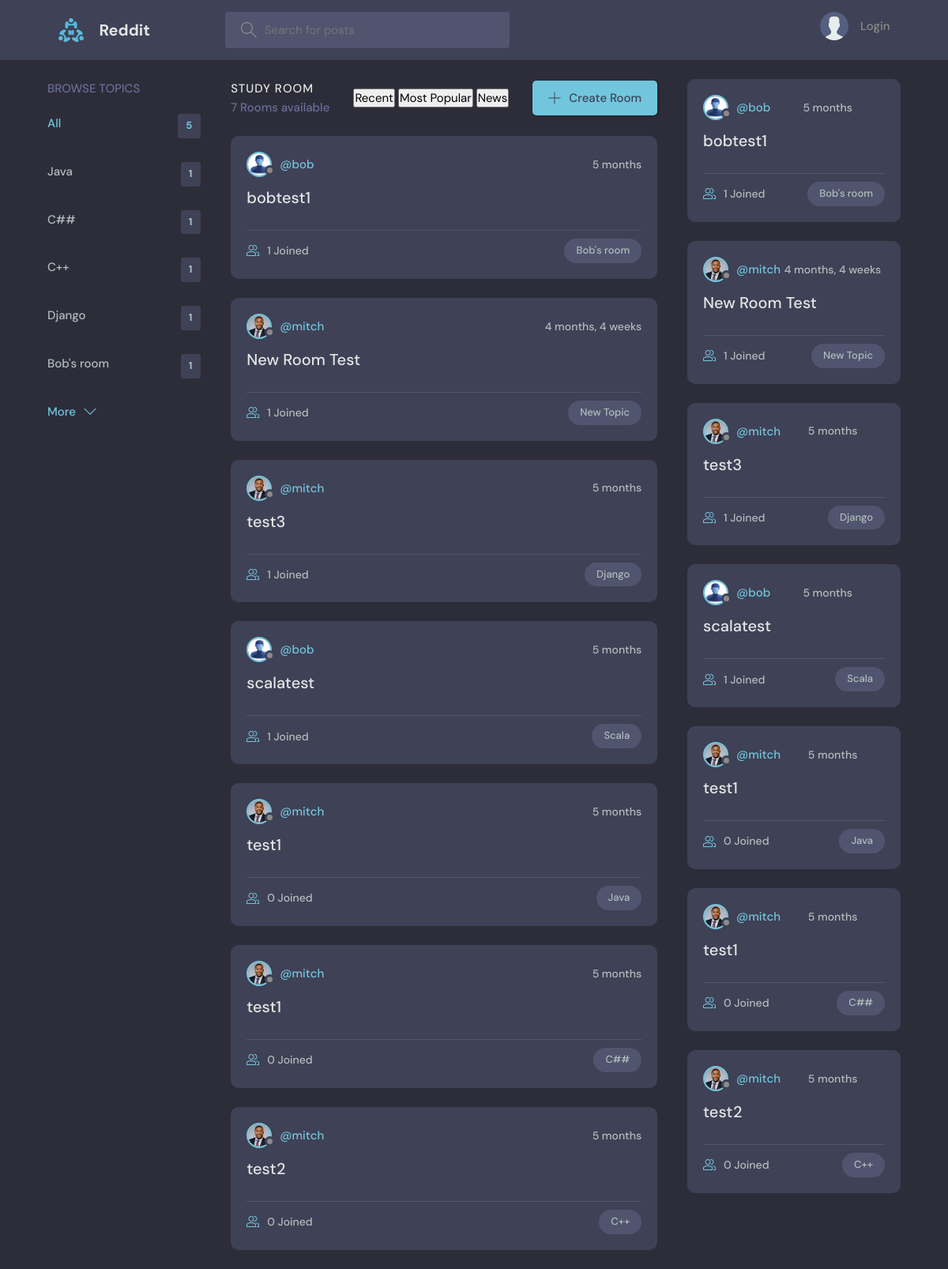
Page /popular/ on the committed database.
### base/models.py (models this page shows, shortened)
class Topic(models.Model):
    name = models.CharField(max_length=200)

class Room(models.Model):
    host = models.ForeignKey(User, on_delete=models.SET_NULL, null=True)
    topic = models.ForeignKey(Topic, on_delete=models.SET_NULL, null=True)
    name = models.CharField(max_length=200)
    description = models.TextField(null=True, blank=True)
    participants= models.ManyToManyField(User, related_name='participants', blank=True)
    created = models.DateTimeField(auto_now_add=True)
    updated = models.DateTimeField(auto_now=True)
    class Meta:
        ordering = ['-updated', '-created']

class UserProfile(models.Model):
    user = models.OneToOneField(User, on_delete=models.CASCADE)
    avatar = models.ImageField(default='avatar.svg', null=True)
    email = models.EmailField(max_length=250)

### base/views.py (the view)
# urls.py: path('popular/', views.popularPosts, name="popular"),
def popularPosts(request):
    q = request.GET.get('q') if request.GET.get('q') != None else ''
    rooms = Room.objects.filter(
        Q(topic__name__icontains=q) |
        Q(name__icontains=q)|
        Q(description__icontains=q)
    ).annotate(num_messages=Count('message')).order_by('-num_messages')
    topics = Topic.objects.all()[0:5]
    room_count = rooms.count()
    room_messages = Message.objects.filter(Q(room__topic__name__icontains=q))
    context = {
        'rooms': rooms,
        'topics':topics,
        'room_count':room_count,
        'room_messages': room_messages,
    }
    return render(request, 'base/popularhome.html', context)

### base/templates/base/popularhome.html (shortened to what this page needs)
{% extends 'main.html' %}
{% block content %}
    <main class="layout layout--3">
      <div class="container">
        {% include 'base/topics_component.html' %}
        <div class="roomList">
          <div class="roomList__header">
            <div>
              <h2>Study Room</h2>
              <p>{{room_count}} Rooms available</p>
            </div>
            <div>
                <a><button>Recent</button></a>
                <a><button>Most Popular</button></a>
                <a><button>News</button></a>
            </div>
            <a class="btn btn--main" href="{% url 'create-room' %}">
              <svg version="1.1" xmlns="http://www.w3.org/2000/svg" width="32" height="32" viewBox="0 0 32 32">
                <title>add</title>
                <path
                  d="M16.943 0.943h-1.885v14.115h-14.115v1.885h14.115v14.115h1.885v-14.115h14.115v-1.885h-14.115v-14.115z"
                ></path>
              </svg>
              Create Room
            </a>
          </div>
          {% include 'base/feed_component.html' %}
        </div>
        <div>
            {% for room in rooms %}
                <div class="roomListRoom">
                    <div class="roomListRoom__header">
                    <a href="{% url 'user-profile' room.host.id %}" class="roomListRoom__author">
                        <div class="avatar avatar--small">
                        <img src="{{room.host.userprofile.avatar.url}}" />
                        </div>
                        <span>@{{room.host.username}}</span>
                    </a>
                    <div class="roomListRoom__actions">
                        <span>{{room.created|timesince}}</span>
                    </div>
                    </div>
                    <div class="roomListRoom__content">
                    <a href="{% url 'room' room.id %}">{{room.name}}</a>
                    </div>
                    <div class="roomListRoom__meta">
                    <a href="{% url 'room' room.id %}" class="roomListRoom__joined">
                        {{room.participants.all.count}} Joined
                    </a>
                    <p class="roomListRoom__topic">{{room.topic.name}}</p>
                    </div>
                </div>
                {% endfor %}
        </div>
      </div>
    </main>
{% endblock %}

### base/templates/base/topics_component.html
 <div class="topics">
    <div class="topics__header">
      <h2>Browse Topics</h2>
    </div>
    <ul class="topics__list">
      <li>
        <a href="{% url 'home' %}" class="active">All <span>{{topics.count}}</span></a>
      </li>
      {% for topic in topics %}
      <li>
        <a href="{% url 'home' %}?q={{topic.name}}">{{topic.name}}<span>{{topic.room_set.all.count}}</span></a>
      </li>
      {% endfor %}
    </ul>
    <a class="btn btn--link" href="{% url 'topics' %}">
      More
      <svg version="1.1" xmlns="http://www.w3.org/2000/svg" width="32" height="32" viewBox="0 0 32 32">
        <title>chevron-down</title>
        <path d="M16 21l-13-13h-3l16 16 16-16h-3l-13 13z"></path>
      </svg>
    </a>
  </div>

### base/templates/base/feed_component.html (shortened to what this page needs)
{% for room in rooms %}
<div class="roomListRoom">
    <div class="roomListRoom__header">
      <a href="{% url 'user-profile' room.host.id %}" class="roomListRoom__author">
        <div class="avatar avatar--small">
          <img src="{{room.host.userprofile.avatar.url}}" />
        </div>
        <span>@{{room.host.username}}</span>
      </a>
      <div class="roomListRoom__actions">
        <span>{{room.created|timesince}}</span>
      </div>
    </div>
    <div class="roomListRoom__content">
      <a href="{% url 'room' room.id %}">{{room.name}}</a>
    </div>
    <div class="roomListRoom__meta">
      <a href="{% url 'room' room.id %}" class="roomListRoom__joined">
        {{room.participants.all.count}} Joined
      </a>
      <p class="roomListRoom__topic">{{room.topic.name}}</p>
    </div>
</div>
{% endfor %}

### static/styles/style.css (style rules this page uses)
:root { --color-main: #71c6dd; --color-main-light: #e1f6fb; --color-dark: #3f4156; --color-dark-medium: #51546e; --color-dark-light: #696d97; --color-light: #e5e5e5; --color-gray: #8b8b8b; --color-light-gray: #b2bdbd; --color-bg: #2d2d39; --color-success: #5dd693; --color-error: #fc4b0b; }
* { font-family: "DM Sans", -apple-system, BlinkMacSystemFont, "Segoe UI", Roboto, Oxygen, Ubuntu, Cantarell, "Open Sans", "Helvetica Neue", sans-serif; margin: 0; padding: 0; box-sizing: border-box; text-rendering: optimizeLegibility; font-size: inherit; }
html { font-size: 56.25%; }
@media only screen and (min-width: 1200px) { html { font-size: 62.5%; } }
body { line-height: 1.6; font-weight: 400; font-size: 1.5rem; color: var(--color-light-gray); background-color: var(--color-bg); min-height: 100vh; }
img { width: 100%; }
a { display: inline-block; color: var(--color-main); text-decoration: none; }
.container { max-width: 120rem; width: 90%; margin: auto; }
.btn { background-color: transparent; border: none; display: inline-flex; align-items: center; gap: 1rem; cursor: pointer; transition: all ease-in-out 0.3s; padding: 1rem 2rem; border-radius: 5px; box-shadow: 1px 1px 3px 1px rgba(0, 0, 0, 0.15); font-weight: 500; }
.btn--link { border-radius: 0; padding: 0; color: var(--color-main); box-shadow: none; }
.btn--main { background-color: var(--color-main); color: var(--color-dark); }
.btn > svg { fill: currentColor; width: 1.6rem; height: 1.6rem; }
.avatar { position: relative; display: inline-block; border-radius: 50%; border: 2px solid var(--color-main); }
.avatar img { display: block; border-radius: 50%; object-fit: cover; object-position: center; }
.avatar::after { content: ""; display: block; position: absolute; background-color: var(--color-gray); z-index: 111; border-radius: 50%; border: 0.3rem solid var(--color-dark); }
.avatar.avatar--small img { width: 2.8rem; height: 2.8rem; }
.avatar.avatar--small:after { width: 0.7rem; height: 0.7rem; bottom: 0px; right: -6px; }
.layout { margin-top: 2.4rem; }
.layout > .container { display: flex; justify-content: space-between; align-items: flex-start; }
.layout--3 > .container > div:first-child { flex-basis: 18%; max-width: 22.5rem; }
.layout--3 > .container > div:nth-child(2) { flex-basis: 50%; }
.layout--3 > .container > div:last-child { flex-basis: 25%; }
.topics__header { margin-bottom: 2rem; }
.topics__header h2 { text-transform: uppercase; font-weight: 500; color: var(--color-dark-light); }
.topics__list { list-style: none; }
.topics__list li a { display: flex; justify-content: space-between; margin-bottom: 3rem; font-weight: 500; color: var(--color-light-gray); transition: all 0.3s ease-in-out; }
.topics__list li a.active, .topics__list li a:hover { color: var(--color-main); }
.topics__list li a span { padding: 0.5rem 1rem; background-color: var(--color-dark); border-radius: 3px; font-size: 1.3rem; font-weight: 700; letter-spacing: 1px; }
.roomList__header { display: flex; justify-content: space-between; align-items: center; margin-bottom: 2.4rem; }
.roomList__header h2 { text-transform: uppercase; font-weight: 500; color: var(--color-light); letter-spacing: 1px; }
.roomList__header p { font-weight: 500; color: var(--color-dark-light); }
.roomListRoom { margin-bottom: 2.4rem; background-color: var(--color-dark); border-radius: 1rem; padding: 2rem; }
.roomListRoom__header { display: flex; justify-content: space-between; align-items: center; }
.roomListRoom__author { font-weight: 500; display: flex; align-items: center; gap: 1rem; }
.roomListRoom__actions { display: flex; align-items: flex-start; gap: 1rem; position: relative; }
.roomListRoom__actions span { font-size: 1.4rem; font-weight: 500; }
.roomListRoom__content { margin: 1rem 0; }
.roomListRoom__content a { font-size: 2rem; font-weight: 500; margin-bottom: 1.5rem; color: var(--color-light); transition: all 0.3s ease-in-out; }
.roomListRoom__meta { border-top: 1px solid var(--color-dark-medium); padding-top: 1rem; display: flex; align-items: center; justify-content: space-between; }
.roomListRoom__joined { color: var(--color-light-gray); display: flex; align-items: center; gap: 1rem; font-size: 1.4rem; font-weight: 500; }
.roomListRoom__joined svg { fill: var(--color-main); width: 1.6rem; height: 1.6rem; }
.roomListRoom__topic { padding: 5px 1.5rem; background-color: var(--color-dark-medium); border-radius: 5rem; font-weight: 500; font-size: 1.3rem; }

### rows in the picture
Topic: name "Java", room_set.all.count "1"
Topic: name "C##", room_set.all.count "1"
Topic: name "C++", room_set.all.count "1"
Topic: name "Django", room_set.all.count "1"
Topic: name "Bob's room", room_set.all.count "1"
Room: host.userprofile.avatar (picture), host.username "bob", created "5 months", name "bobtest1", participants.all.count "1", topic.name "Bob's room"
Room: host.userprofile.avatar (picture), host.username "mitch", created "4 months, 4 weeks", name "New Room Test", participants.all.count "1", topic.name "New Topic"
Room: host.userprofile.avatar (picture), host.username "mitch", created "5 months", name "test3", participants.all.count "1", topic.name "Django"
Room: host.userprofile.avatar (picture), host.username "bob", created "5 months", name "scalatest", participants.all.count "1", topic.name "Scala"
Room: host.userprofile.avatar (picture), host.username "mitch", created "5 months", name "test1", participants.all.count "0", topic.name "Java"
Room: host.userprofile.avatar (picture), host.username "mitch", created "5 months", name "test1", participants.all.count "0", topic.name "C##"
Room: host.userprofile.avatar (picture), host.username "mitch", created "5 months", name "test2", participants.all.count "0", topic.name "C++"

### other values in the picture
{{ topics.count }} "5"
{{ room_count }} "7"
